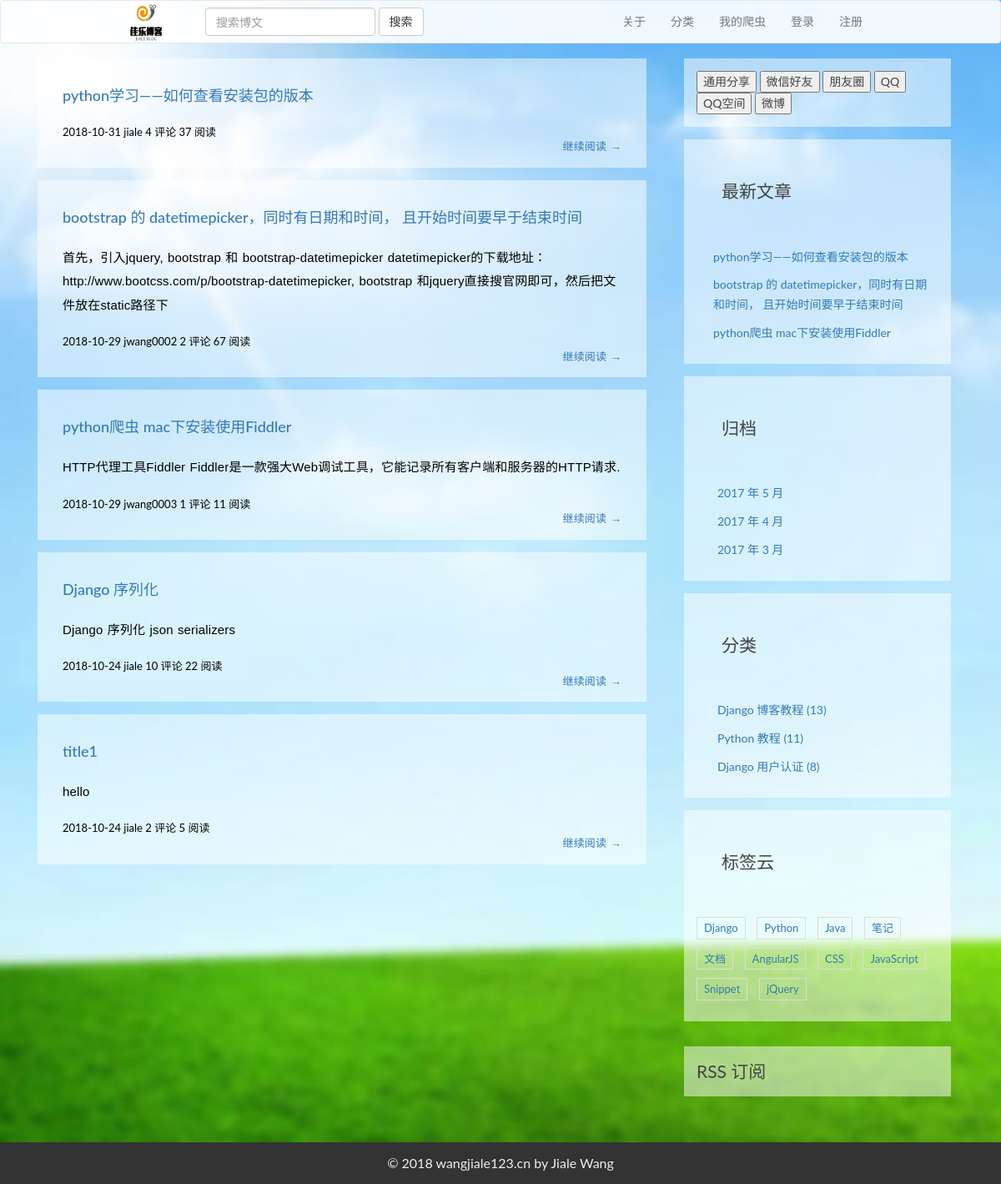
Before: / with the older database file.
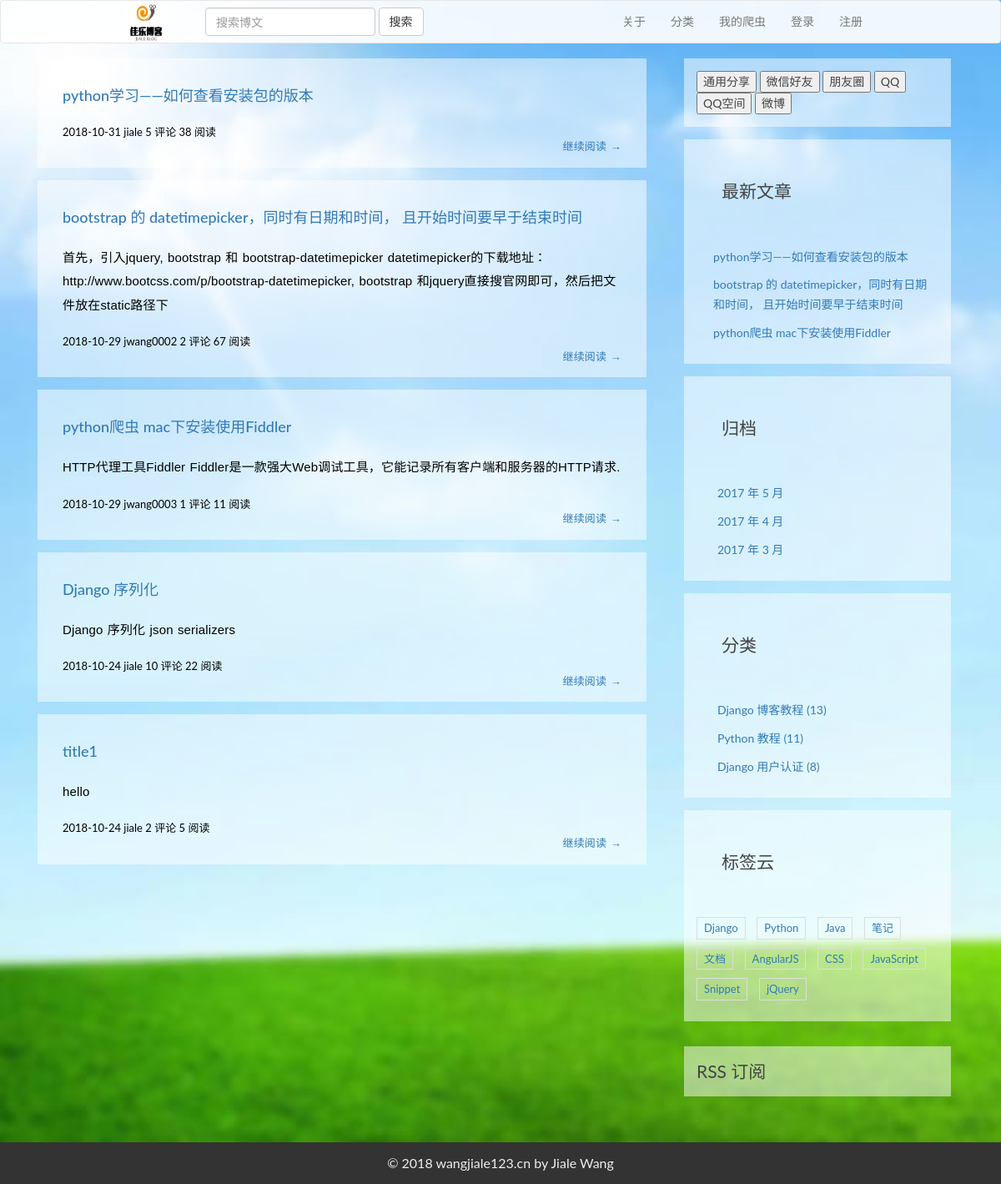
After: the same page with the newer database file.
### blog/models.py (models this page shows, shortened)
class Post(models.Model):
    title = models.CharField(max_length=200)  # 博客标题
    body = models.TextField(blank=True, null=True)  # 文章正文
    digest = models.TextField(blank=True, null=True)  # 文章摘要
    picture = models.CharField(max_length=200)  # 标题图片地址
    created_time = models.DateTimeField(auto_now_add=True)  # 文章的创建时间
    modified_time = models.DateTimeField()  # 文章最后修改时间
    view_num = models.BigIntegerField(default=0)  # 阅读数
    comment_num = models.BigIntegerField(default=0)  # 评论数
    author = models.ForeignKey(User, verbose_name=u'作者', on_delete=models.CASCADE)
    category = models.ForeignKey('Category', verbose_name=u'文章类型', on_delete=models.CASCADE)
    tag = models.ManyToManyField(Tag, blank=True)  # 标签
    def get_absolute_url(self):
        return reverse('blog:detail', kwargs={'post_id': self.id})

### blog/views.py (the view)
# urls.py: url(r'^$', views.index, name='index'),
@cache_page(24 * 3600)
def index(request):
    post_list = Post.objects.all().order_by('-created_time')
    post_list_newest = aside()
    return render_to_response('blog/index.html', context={
        'post_list': post_list,
        'title': '我的博客首页',
        'post_list_newest': post_list_newest,
    })

### blog/views.py (called while the page is built)
def aside():
    post_list_newest = Post.objects.all().order_by('-created_time')
    return post_list_newest[0:3]

### templates/blog/index.html (shortened to what this page needs)
{% extends 'base.html' %}
{% block body %}
    <main class="col-md-8">
        {% include 'blog/blog_index.html' %}
    </main>
{% endblock %}

### templates/blog/blog_index.html (shortened to what this page needs)
{% for post in post_list %}
    <div class="post post-{{ post.pk }}" style="margin: 15px 0px">
        <h4 class="post-title">
            <a href="{{ post.get_absolute_url }}">{{ post.title }}</a>
        </h4>
        <div class="post-content">
            <p>{{ post.digest }}</p>
        </div>
        <div class="post-meta">
            <div>
                <time class="post-date"
                      datetime="{{ post.created_time }}">{{ post.created_time|date:"Y-m-d" }}</time>
                <span class="post-author">{{ post.author }}</span>
                <span class="comments-link">{% if post.comment_num > 0 %}{{ post.comment_num }} {% else %}0{% endif %} 评论</span>
                <span class="views-count">{{ post.view_num }} 阅读</span>
            </div>
            <div class="read-more">
                <a href="{{ post.get_absolute_url }}" class="more-link">继续阅读 <span class="meta-nav">→</span></a>
            </div>
        </div>
    </div>
{% empty %}
    <div class="no-post">暂时还没有发布的文章！</div>
{% endfor %}

### templates/aside.html (shortened to what this page needs)
<aside class="col-md-4">
    <div class="widget">
        <button onclick="call()">通用分享</button>
        <button onclick="call('wechatFriend')">微信好友</button>
        <button onclick="call('wechatTimeline')">朋友圈</button>
        <button onclick="call('qqFriend')">QQ</button>
        <button onclick="call('qZone')">QQ空间</button>
        <button onclick="call('weibo')">微博</button>
    </div>
    <div class="widget widget-recent-posts">
        <h3 class="widget-title">最新文章</h3>
        {% if post_list_newest %}
        <ul>
            {% for post in post_list_newest %}
            <li>
                <a href="{{ post.get_absolute_url }}">{{ post.title }}</a>
            </li>
            {% endfor %}
        </ul>
        {% endif %}
    </div>
    <div class="widget widget-archives">
        <h3 class="widget-title">归档</h3>
        <ul>
            <li>
                <a href="#">2017 年 5 月</a>
            </li>
            <li>
                <a href="#">2017 年 4 月</a>
            </li>
            <li>
                <a href="#">2017 年 3 月</a>
            </li>
        </ul>
    </div>
    <div class="widget widget-category">
        <h3 class="widget-title">分类</h3>
        <ul>
            <li>
                <a href="#">Django 博客教程 <span class="post-count">(13)</span></a>
            </li>
            <li>
                <a href="#">Python 教程 <span class="post-count">(11)</span></a>
            </li>
            <li>
                <a href="#">Django 用户认证 <span class="post-count">(8)</span></a>
            </li>
        </ul>
    </div>
    <div class="widget widget-tag-cloud">
        <h3 class="widget-title">标签云</h3>
        <ul>
            <li>
                <a href="#">Django</a>
            </li>
            <li>
                <a href="#">Python</a>
            </li>
            <li>
                <a href="#">Java</a>
            </li>
            <li>
                <a href="#">笔记</a>
            </li>
            <li>
                <a href="#">文档</a>
            </li>
            <li>
                <a href="#">AngularJS</a>
            </li>
            <li>
                <a href="#">CSS</a>
            </li>
            <li>
                <a href="#">JavaScript</a>
            </li>
            <li>
                <a href="#">Snippet</a>
            </li>
            <li>
                <a href="#">jQuery</a>
            </li>
        </ul>
    </div>
    <div class="widget rss">
        <a href=""> RSS 订阅</a>
    </div>
</aside>

Changed rows visible on the page:
changed Post "python学习——如何查看安装包的版本": comment_num "4" → "5"; view_num "37" → "38"
